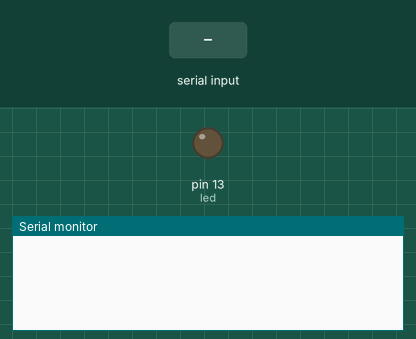
The sketch below on a simulated Arduino Mega 2560, built with avr-gcc and run on an emulated ATmega2560. On the bench: output pins drawn as LEDs (lit = HIGH), the last lines printed to the serial monitor. The test bench sets the inputs (shaded band).

Above: at 1.3 s.
1.4 s: "1" received over Serial
At 3.3 s:
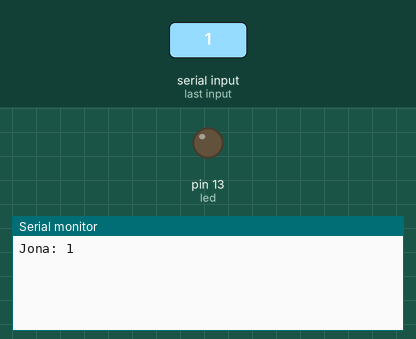
3.8 s: "1" received over the second serial link
At 5.2 s:
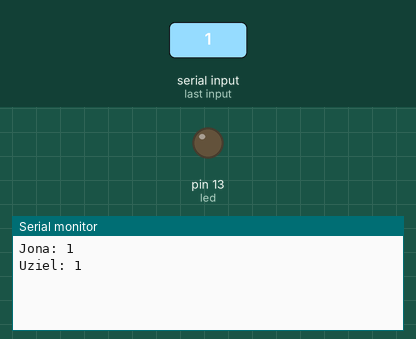

Measured:
- after the input at 1.4 s, the serial monitor: prints a new line after 1.0 s (image 1)
- after the input at 3.8 s, the serial monitor: prints a new line after 1.0 s (image 2)

The sketch:

serial21..ino
```cpp
#include <SoftwareSerial.h>


String option;
int option2;
String Roption;
int Roption2;
int led = 13;
char letras[64];
void setup(){
  //iniciamos el puerto serie
  Serial.begin(9600);
  Serial1.begin(9600);
  delay(100);
  pinMode(led, OUTPUT);
}

void loop(){
  if(Serial.available()){
    Serial.readBytesUntil(' ',letras, 64);
    Serial.print("Jona: ");
    Serial.println(letras);
    Serial1.write(letras);
    Serial.flush();
    Serial1.flush();
    //while (Serial.available()>0)  Serial.read();
    delay(100);
  }
  if(Serial1.available()){
    Serial1.readBytesUntil(' ',letras, 64);
    Serial.print("Uziel: ");
    Serial.println(letras);
    //while (Serial1.available()>0)  Serial1.read();
    /*Roption=Serial1.readString();
    Serial.print("Jona: ");
    Serial.println(Roption);
    Serial1.flush();*/
  }
  //delay(100);
}
```
